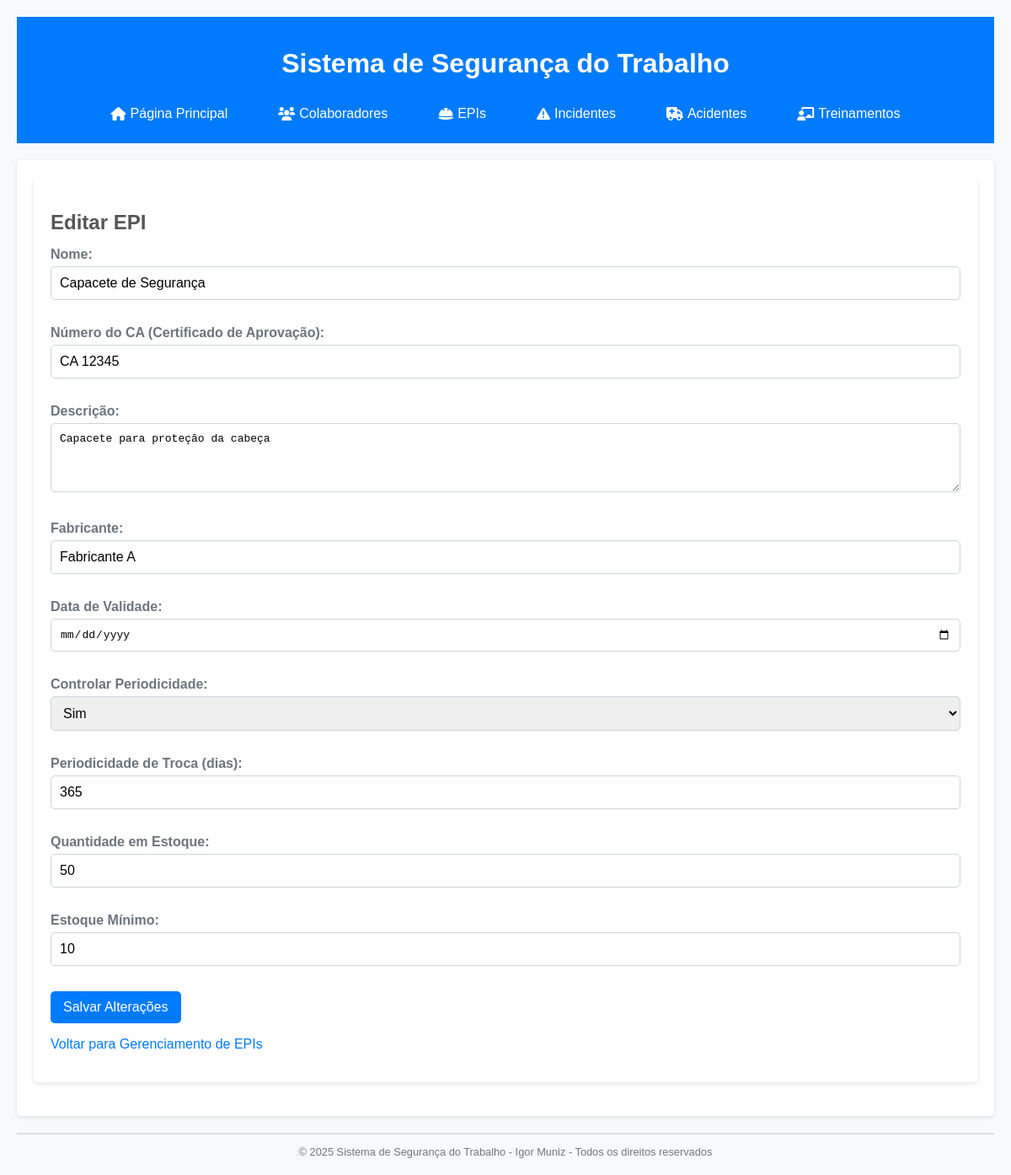
The page /editar_epi/1 on the database its author committed.
### tables this page shows
CREATE TABLE epis (
    id INTEGER PRIMARY KEY AUTOINCREMENT,
    nome TEXT NOT NULL UNIQUE,
    ca TEXT,
    descricao TEXT NOT NULL,
    fabricante TEXT,
    data_validade TEXT,
    controlar_periodicidade TEXT NOT NULL DEFAULT 'Nao',
    periodicidade_troca INTEGER,
    quantidade_estoque INTEGER NOT NULL DEFAULT 0,
    estoque_minimo INTEGER NOT NULL DEFAULT 0
);

### app.py (the view)
@app.route('/editar_epi/<int:id>')
def editar_epi(id):
    db = get_db()
    epi = db.execute("SELECT * FROM epis WHERE id = ?", (id,)).fetchone()
    colaboradores = db.execute("SELECT * FROM colaboradores").fetchall()
    if epi:
        epi_dict = dict(epi)
        epi_dict['data_validade'] = formatar_data(epi_dict['data_validade'])
        return render_template('editar_epi.html', epi=epi_dict, colaboradores=colaboradores)
    else:
        return "EPI não encontrado."

### app.py (called while the page is built)
def formatar_data(data):
    if data:
        data_obj = datetime.strptime(data, '%Y-%m-%d').date()
        return data_obj.strftime('%d/%m/%Y')
    return None

### database.py (called while the page is built)
def get_db():
    db = sqlite3.connect(DATABASE)
    db.row_factory = sqlite3.Row  # Isso permite acessar as colunas por nome
    return db

### templates/editar_epi.html (shortened to what this page needs)
{% extends 'base.html' %}
{% block content %}
<section class="form-section">
    <h1>
        Editar EPI
    </h1>
    {% if epi %}
    <form method="POST" action="/editar_epi/{{ epi['id'] }}">
        <div class="form-group">
            <label for="nome">
                Nome:
            </label>
            <input type="text" id="nome" name="nome" value="{{ epi['nome'] }}" required>
        </div>
        <div class="form-group">
            <label for="ca">
                Número do CA (Certificado de Aprovação):
            </label>
            <input type="text" id="ca" name="ca" value="{{ epi['ca'] }}">
        </div>
        <div class="form-group">
            <label for="descricao">
                Descrição:
            </label>
            <textarea id="descricao" name="descricao" rows="4" required class="descricao-epi">{{ epi['descricao'] }}</textarea>
        </div>
        <div class="form-group">
            <label for="fabricante">
                Fabricante:
            </label>
            <input type="text" id="fabricante" name="fabricante" value="{{ epi['fabricante'] }}">
        </div>
        <div class="form-group">
            <label for="data_validade">
                Data de Validade:
            </label>
            <input type="date" id="data_validade" name="data_validade" value="{{ epi['data_validade'] }}">
        </div>
        <div class="form-group">
            <label for="controlar_periodicidade">
                Controlar Periodicidade:
            </label>
            <select id="controlar_periodicidade" name="controlar_periodicidade"
                onchange="togglePeriodicidadeTroca()">
                <option value="Sim" {% if epi['controlar_periodicidade'] == 'Sim' %} selected {% endif %}>
                    Sim
                </option>
            </select>
        </div>
        <div class="form-group" id="div_periodicidade_troca">
            <label for="periodicidade_troca">
                Periodicidade de Troca (dias):
            </label>
            <input type="number" id="periodicidade_troca" name="periodicidade_troca"
                value="{{ epi['periodicidade_troca'] }}">
        </div>
        <div class="form-group">
            <label for="quantidade_estoque">
                Quantidade em Estoque:
            </label>
            <input type="number" id="quantidade_estoque" name="quantidade_estoque"
                value="{{ epi['quantidade_estoque'] }}" required>
        </div>
        <div class="form-group">
            <label for="estoque_minimo">
                Estoque Mínimo:
            </label>
            <input type="number" id="estoque_minimo" name="estoque_minimo"
                value="{{ epi['estoque_minimo'] }}" required>
        </div>
        <button type="submit" class="form-button">
            Salvar Alterações
        </button>
    </form>
    {% else %}
    <p>
        EPI não encontrado.
    </p>
    {% endif %}
    <p>
        <a href="/epis">
            Voltar para Gerenciamento de EPIs
        </a>
    </p>
</section>
{% endblock %}

### static/style.css (style rules this page uses)
body { font-family: sans-serif; margin: 20px; background-color: #f8f9fa; color: #6c757d; }
a { color: #007bff; text-decoration: none; transition: color 0.3s ease; }
main, .form-section, .list-section { background-color: #fff; padding: 20px; border-radius: 5px; box-shadow: 0 2px 5px rgba(0, 0, 0, 0.1); margin-bottom: 20px; }
main h1, .form-section h1, .list-section h1 { font-size: 1.5em; color: #555; margin-bottom: 15px; }
.form-group { margin-bottom: 15px; }
.form-group label, label { display: block; margin-bottom: 5px; font-weight: bold; }
.form-group input[type="text"], .form-group input[type="date"], .form-group input[type="number"], .form-group select, .form-group textarea, input[type="text"], input[type="date"], input[type="number"], select, textarea { width: 100%; padding: 10px; margin-bottom: 15px; border: 1px solid #ced4da; border-radius: 5px; box-sizing: border-box; font-size: 1em; }
.form-button, button[type="submit"], .action-button { background-color: #007bff; color: #fff; padding: 10px 15px; border: none; border-radius: 5px; cursor: pointer; font-size: 1em; transition: background-color 0.3s ease; }

### rows shown on the page
epis: nome "Capacete de Segurança", ca "CA 12345", descricao "Capacete para proteção da cabeça", fabricante "Fabricante A", controlar_periodicidade "Sim", periodicidade_troca "365", quantidade_estoque "50", estoque_minimo "10"
